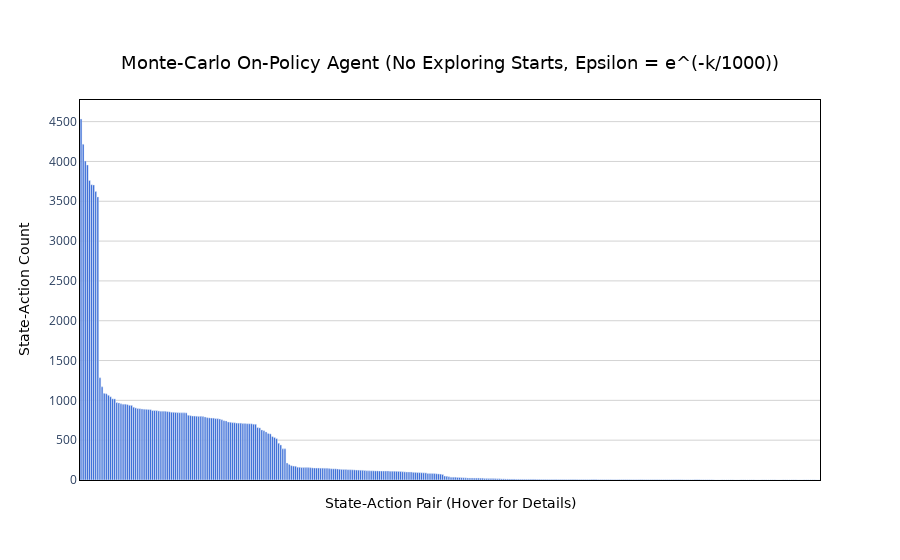

The notebook cell this image was saved under:
### Code cell
plot_state_action_counts(mcop_agent_3.n_counter, "Monte-Carlo On-Policy Agent (No Exploring Starts, Epsilon = e^(-k/1000))")

### Figure 1 — Plotly figure (JSON) as saved in the notebook; plotly's stock layout.template omitted (floating-point values rounded to 4 significant figures; data arrays with more than 128 entries replaced by an {"elided": "..."} marker saying what was removed)
{"data": [{"hoverinfo": "text", "hoverlabel": {"bgcolor": "rgba(60, 60, 60, 0.85)", "bordercolor": "rgba(60, 60, 60, 0.85)", "font": {"color": "white", "family": "DejaVu Sans, Arial, sans-serif"}}, "hovertext": {"elided": "352 str values"}, "marker": {"color": "#245cd4"}, "type": "bar", "x": {"elided": "352 str values"}, "y": {"elided": "352 int values"}}], "layout": {"plot_bgcolor": "white", "title": {"font": {"color": "black", "family": "DejaVu Sans, Arial, sans-serif", "size": 18}, "text": "Monte-Carlo On-Policy Agent (No Exploring Starts, Epsilon = e^(-k/1000))", "x": 0.5, "xanchor": "center", "y": 0.9, "yanchor": "top"}, "xaxis": {"linecolor": "black", "linewidth": 1, "mirror": true, "showline": true, "tickmode": "array", "ticktext": [], "tickvals": [], "title": {"font": {"color": "black", "family": "DejaVu Sans, Arial, sans-serif", "size": 14}, "text": "State-Action Pair (Hover for Details)"}}, "yaxis": {"gridcolor": "lightgray", "gridwidth": 1, "linecolor": "black", "linewidth": 1, "mirror": true, "showgrid": true, "showline": true, "title": {"font": {"color": "black", "family": "DejaVu Sans, Arial, sans-serif", "size": 14}, "text": "State-Action Count"}}}}
